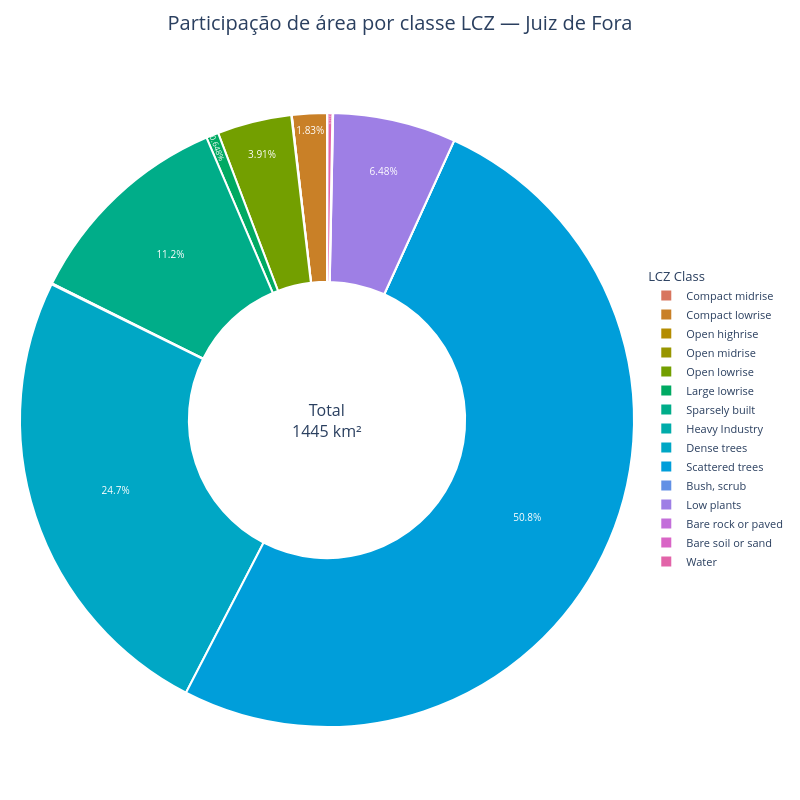

The notebook cell this image was saved under:
### Markdown cell above
### Gráfico de rosca — melhor para uma visão rápida de 'urbano vs. natural'

Um gráfico de rosca (ou pizza) é preferível quando a mensagem é uma história de *proporção* — por exemplo, "que fração da cidade é construída?" — em vez de um ranqueamento preciso. O enquadramento visual de todo-para-parte comunica isso imediatamente a um público não técnico (câmara municipal, comunicado de imprensa), ao custo de tornar comparações entre classes pequenas mais difíceis do que um gráfico de barras.

### Code cell
area_donut = lcz_cal_area(map_path, plot_type="donut", inclusive=True,
                          title="Participação de área por classe LCZ — Juiz de Fora")
area_donut.fig.show()

### Figure 1 — Plotly figure (JSON) as saved in the notebook; plotly's stock layout.template omitted (floating-point values rounded to 4 significant figures)
{"data": [{"hole": 0.45, "hovertemplate": "<b>%{label}</b><br>Area: %{value:.2f} km²<extra></extra>", "labels": ["Compact midrise", "Compact lowrise", "Open highrise", "Open midrise", "Open lowrise", "Large lowrise", "Sparsely built", "Heavy Industry", "Dense trees", "Scattered trees", "Bush, scrub", "Low plants", "Bare rock or paved", "Bare soil or sand", "Water"], "marker": {"colors": ["#D8755E", "#C98027", "#B48C00", "#989600", "#739F00", "#00AA63", "#00AD89", "#00ACAA", "#00A7C5", "#009EDA", "#6290E5", "#9E7FE5", "#C36FDA", "#D965C6", "#E264A9"], "line": {"color": "white", "width": 2}}, "sort": false, "textfont": {"color": "white", "size": 10}, "textposition": "inside", "type": "pie", "values": [0.39, 26.51, 0.04, 0.37, 56.51, 9.36, 162.4, 0.84, 356.7, 734.1, 0.08, 93.58, 0.46, 0.1, 3.65]}], "layout": {"annotations": [{"font": {"size": 16}, "showarrow": false, "text": "Total<br>1445 km²", "x": 0.5, "y": 0.5}], "height": 800, "legend": {"font": {"size": 11}, "title": {"text": "LCZ Class"}, "y": 0.5, "yanchor": "middle"}, "margin": {"b": 20, "l": 20, "r": 20, "t": 60}, "showlegend": true, "title": {"font": {"size": 20}, "text": "Participação de área por classe LCZ — Juiz de Fora", "x": 0.5, "xanchor": "center"}, "width": 800}}
